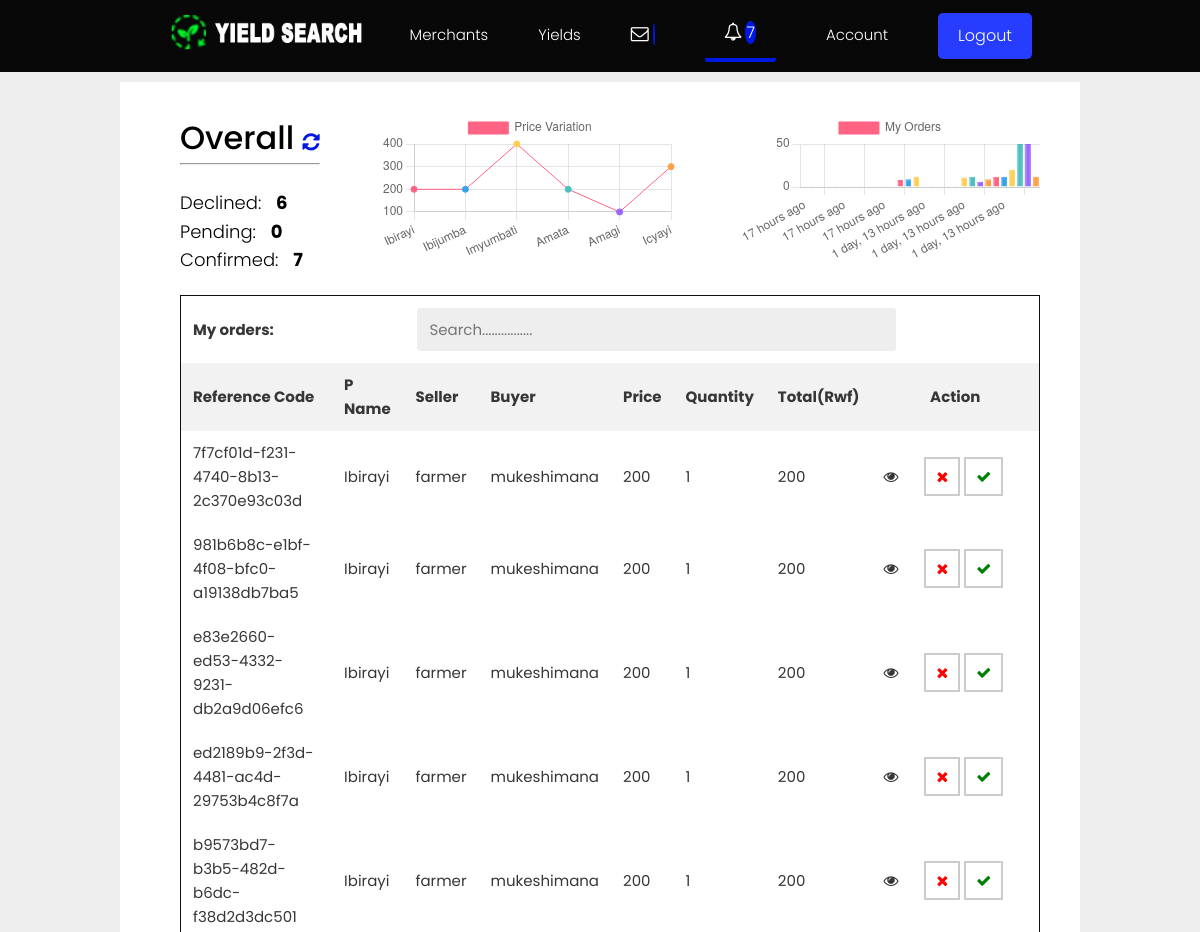
/notification/ (signed in, upper part), run on an earlier commit of the app's database.
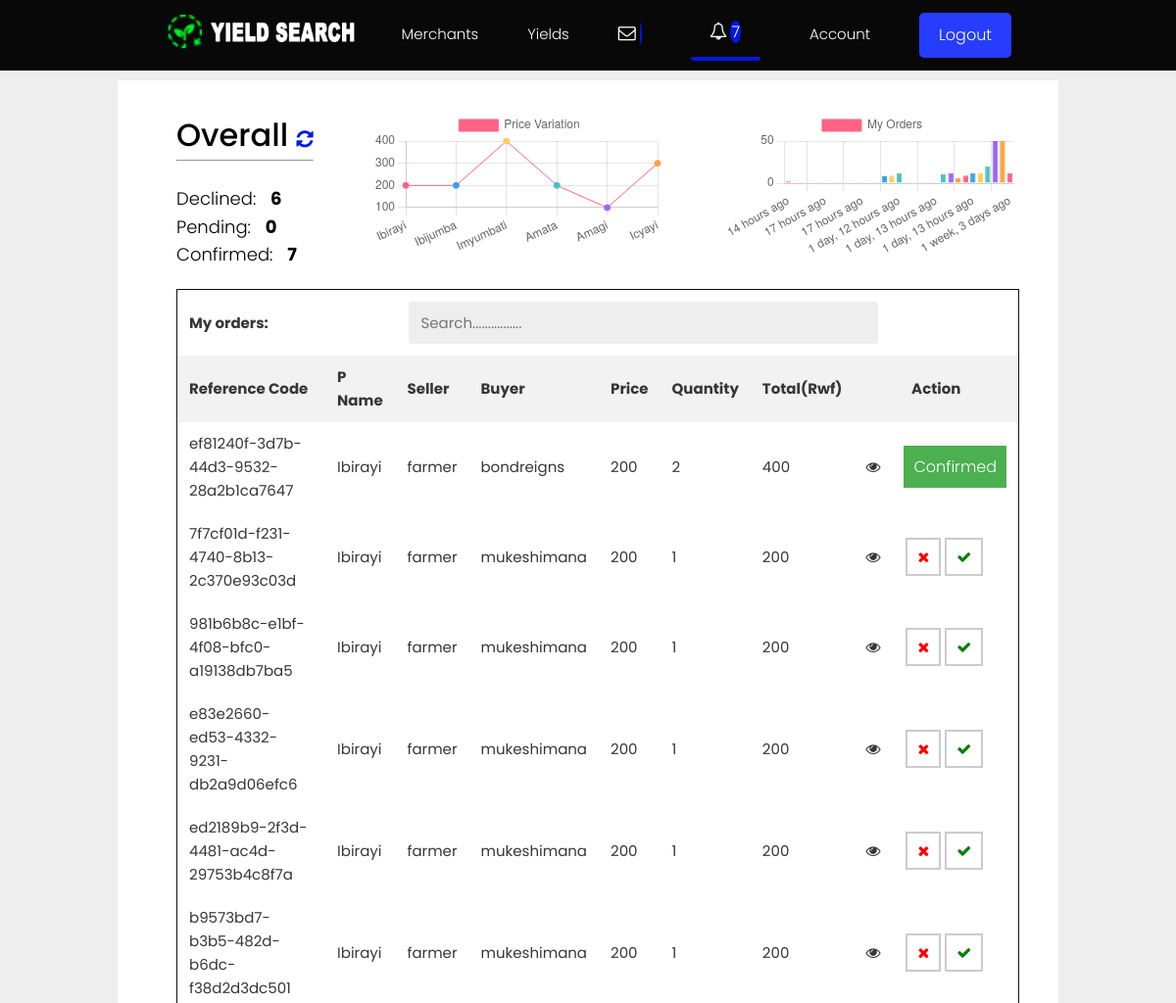
And on a later commit of the database.
### products/models.py (models this page shows, shortened)
class Order(models.Model):
    STATUS = (
        ('Confirmed','Confirmed'),
        ('Delivered','Delivered'),
        ( 'Declined','Declined'),
        ( 'Pending','Pending'),
    )
    seller = models.ForeignKey(
        Profile, on_delete=models.SET_NULL, null=True, blank=True, related_name="seller")
    buyer = models.ForeignKey(
        Profile, on_delete=models.SET_NULL, null=True, blank=True, related_name="buyer")
    productName = models.CharField(max_length=200, null=True, blank=True)
    price = models.PositiveIntegerField( null=True, blank=True, verbose_name="Initial Price")
    status = models.CharField(max_length=200, choices=STATUS, default="Pending", null=True, blank=True)
    unity = models.CharField(max_length=200, null=True, blank=True)
    quantity = models.PositiveIntegerField(null=True, blank=True, verbose_name="Quantity Purchased")
    location = models.CharField(max_length=200, null=True, blank=True)
    request = models.TextField(null=True, blank=True)
    response = models.TextField(null=True, blank=True)
    ProductId = models.CharField(blank=True, null= True, max_length=200)
    created = models.DateTimeField(auto_now_add=True)
    id = models.UUIDField(default=uuid.uuid4, unique=True,
                          primary_key=True, editable=False)
    def line_total(self):
        return self.quantity * self.price

### users/models.py (models this page shows, shortened)
class Profile(models.Model):
    user = models.OneToOneField(
        User, on_delete=models.CASCADE, null=True, blank=True, related_name="profile")
    name = models.CharField(max_length=200, blank=True, null=True)
    email = models.EmailField(max_length=500, blank=True, null=True)
    username = models.CharField(max_length=200, blank=True, null=True)
    born = models.DateField(max_length=200, null=True, verbose_name="Date of Birth")
    username = models.CharField(max_length=200, blank=True, null=True)
    location = models.CharField(max_length=200, blank=True, null=True)
    nid = models.CharField(max_length=16, blank=True, null=True)
    bio = models.TextField(blank=True, null=True)
    profile_image = models.ImageField(
        null=True, blank=True, upload_to='profiles/', default="profiles/user-default.png")
    account = models.CharField(max_length=200, blank=True, null=True)
    phone1 = models.CharField(blank=True,  max_length=13,  null=True, help_text='Example +2507XXXXXXXXXXX')
    phone2 = models.CharField(blank=True,  max_length=13, null=True, help_text='Example +2507XXXXXXXXXXX')
    created = models.DateTimeField(auto_now_add=True)
    updated = models.DateTimeField(auto_now=True)
    id = models.UUIDField(default=uuid.uuid4, unique=True,
                          primary_key=True, editable=False)
    def __str__(self):
        return str(self.username)
    class Meta:
        ordering = ['created']

### users/views.py (the view)
# urls.py: path('notification/', views.notification, name="notification"),
@login_required(login_url='login')
def notification(request):
    if request.user.is_staff:
        return redirect('/admin/')
    orders, search_query = searchOrders(request)
    profile = request.user.profile
    buys  = profile.buyer.all()
    product = SingleProduct.objects.all()
    pending = buys.filter( status__icontains ='Pending' ).count()
    confirmed = buys.filter( status__icontains ='Confirmed' ).count()
    declined = buys.filter( status__icontains ='Declined' ).count()
    context = {'pending': pending,  'confirmed': confirmed, 'declined': declined, 'product':product, 'orders':orders, 'search_query':search_query}
    return render(request, 'users/notification.html', context)

### users/utils.py (called while the page is built)
def searchOrders(request):
    search_query = ''
    profile = request.user.profile
    if request.GET.get('search_query'):
        search_query = request.GET.get('search_query')
    orders = profile.buyer.filter(
        Q(productName__icontains=search_query)|
        Q(quantity__icontains=search_query)|
        Q(request__icontains=search_query)|
        Q(price__icontains=search_query)|
        Q(response__icontains=search_query)
        ) | profile.seller.filter(
        Q(productName__icontains=search_query)|
        Q(quantity__icontains=search_query)|
        Q(request__icontains=search_query)|
        Q(price__icontains=search_query)|
        Q(response__icontains=search_query)
        ).order_by('-created')
    return orders, search_query

### users/templates/users/notification.html (shortened to what this page needs)
{% extends 'main.html' %}
{% load static %}
{% load humanize %}
{% block content %}
<main class="settingsPage profile my-md">
  <div class="container">
    <div class="layout notifications" style="background:white; margin:auto;">
<div class="contact" style="flex-flow:row;">
                    <h3>Overall <i onclick="window.location='{% url 'notification' %}';" class="icon-refresh"></i></h3>
                <hr>
                <br>
                <p>
                 <h6> Declined: &nbsp; <b> {{declined}} </b> </h6>
                 <h6> Pending: &nbsp;  <b>  {{pending}} </b> </h6>
                 <h6> Confirmed: &nbsp; <b>  {{confirmed}} </b> </h6>
                </p>
</div>
{% include 'users/chart.html' %}
        <div style="overflow-x:auto;">
                <table id="MyData">
                    <tr>
                    <td colspan= "2"><b>My orders:</b></td>
                    <td colspan= "6">
                     <form id="searchForm" class="form" action="" method="get">
                        <input class="input input--text" id="formInput" type="text" name="search_query"
                            value="{{search_query}}" placeholder="Search................" />
                     </form>
                    <tr class="chk-th">
                    <th>Reference Code</th>
                    <th>P Name</th>
                    <th>Seller</th>
                    <th>Buyer</th>
                    <th>Price</th>
                    <th>Quantity</th>
                    <th>Total(Rwf)</th>
                    <th colspan = "3"><center>Action</center></th>
                    </tr>
                    {% if orders %}
                      {% for order in orders  %}
                    <tbody id="MyRow"  class="result">
                        <tr  id="Data" >
                        <td id="id">{{order.id}}</td>
                        <td id="productName">{{order.productName}}</td>
                        <td id="seller">{{order.seller}}</td>
                        <td id="buyer">{{order.buyer}}</td>
                        <td id="price">{{order.price}}</td>
                        <td id="quantity">{{order.quantity}}</td>
                        <td id="total">{{order.line_total|intcomma }} </td>
                        <td  class="open-modal-button "  data-id="{{order.id }}"> <i class="icon-eye-open" style="cursor:pointer;"> </td>
                          {% if order.buyer.username == request.user.username %}
                          <td  colspan="2"><span  class="{{order.status}}">{{order.status}}</span></td>
                          {% else %}
                          {% if order.status == 'Pending' %}
                          <td  colspan="2"><i class="icon-remove noti"></i><i class="icon-ok noti"></i></td>
                          {% else %}
                           <td colspan="2"><span  class="{{order.status}}">{{order.status}}</span></td>
                          {% endif %}
                          {% endif %}
                      </tr>
                      {% endfor %}
                      {% else %}
                      <tbody>
                        <tr>
                      <td id="no-data">No result Yet<td></span>
                        </tr>
                      </tbody>
                  {% endif %}
                </table>
                </div>
</div>
    </div>
</main>
{% endblock content %}

What changed in the data, as far as the page shows it:
added Order: id "ef81240f-3d7b-44d3-9532-28a2b1ca7647", productName "Ibirayi", seller "farmer", buyer "bondreigns", price "200", quantity "2", line_total "400", status "Confirmed"
Also different on the page:
chart data {{ order.quantity }}: 1, 1, 1, 1, 1, 1, 1, 1, 1, 1, 1, 1, 8, 9, 12, 1, 1, 1, 1, 1, 11, 12, 6, 9, 12, 12, 20, 50, 50, 12 → 2, 1, 1, 1, 1, 1, 1, 1, 1, 1, 1, 1, 1, 8, 9, 12, 1, 1, 1, 1, 1, 11, 12, 6, 9, 12, 12, 20, 50, 50, 12
